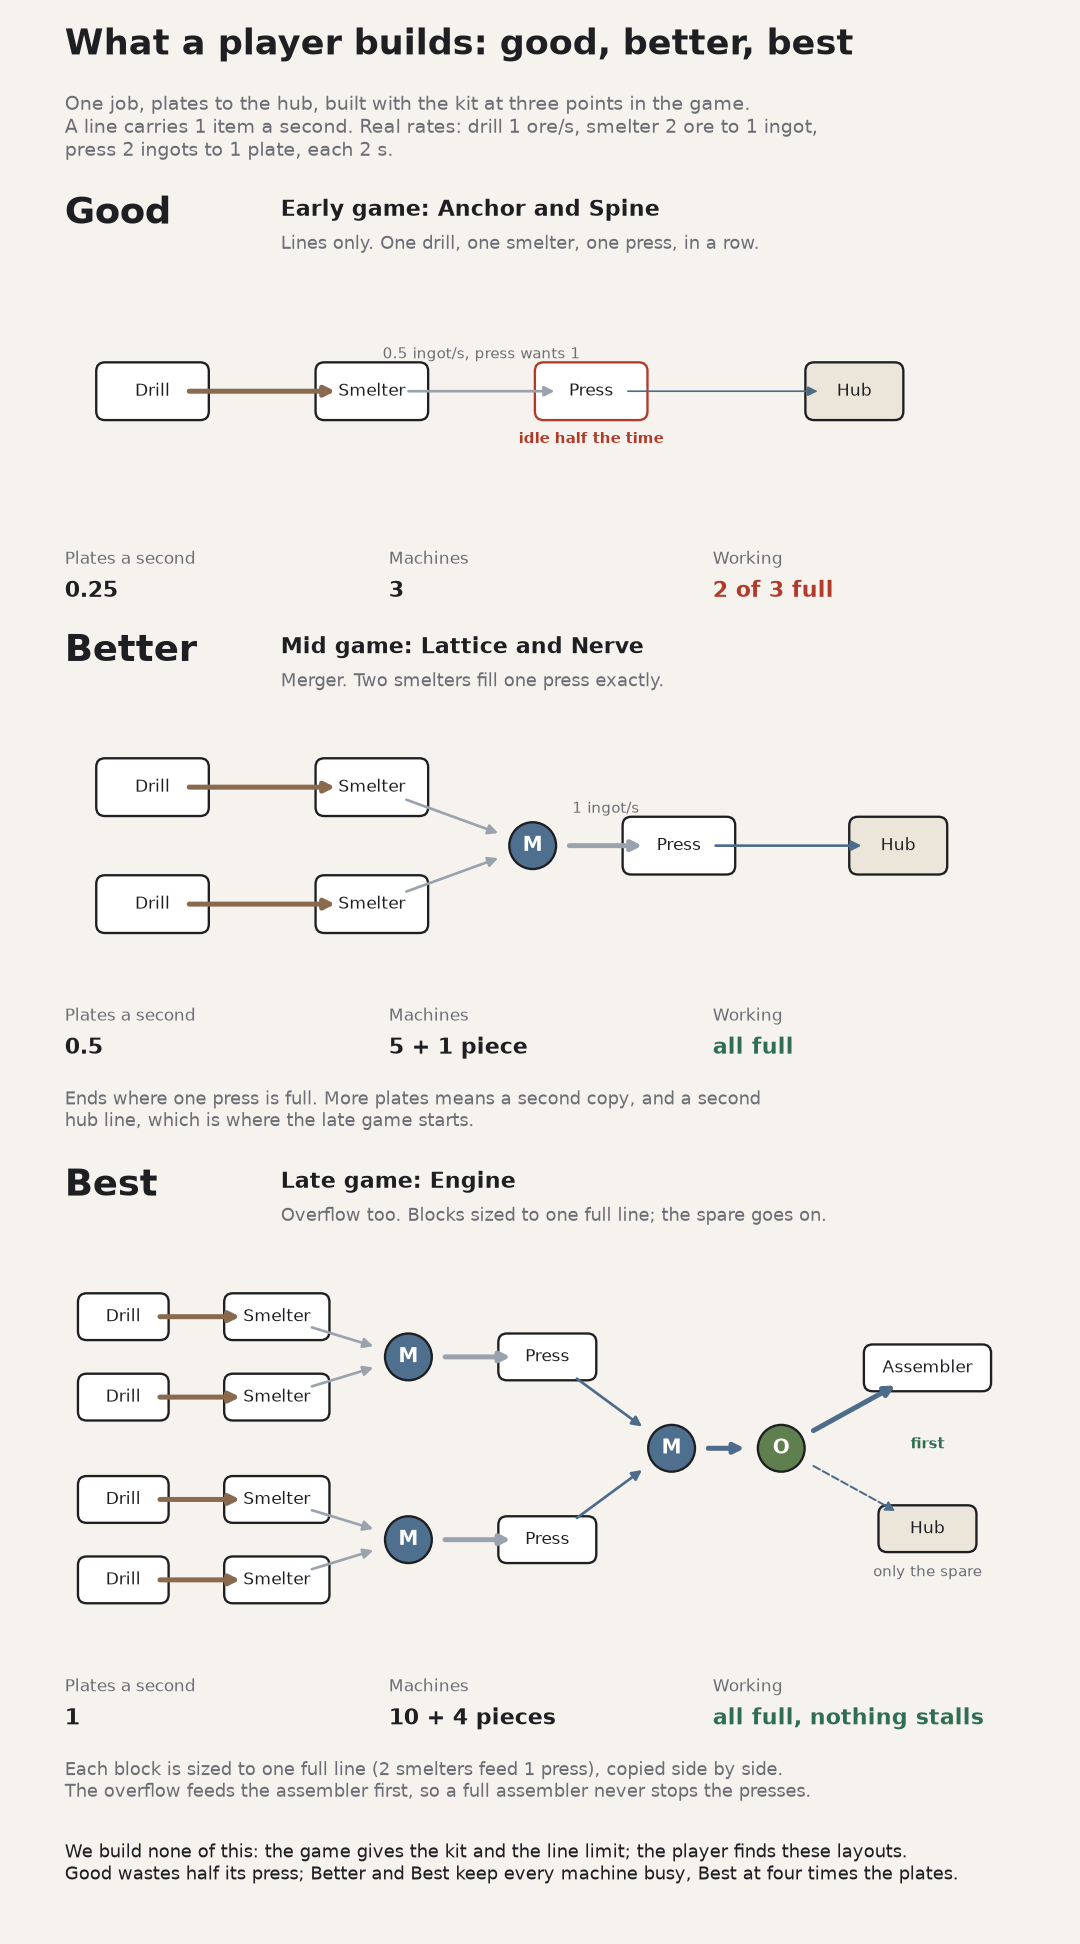

Recreate this plot in Python.
import sys
import matplotlib
matplotlib.use("Agg")
import matplotlib.pyplot as plt
from matplotlib.patches import FancyBboxPatch, Circle, FancyArrowPatch

# Decision 1, Engine efficiency: good / better / best as what a player builds early, mid and late
# game with kit C (Byron #19364905). Rates from src/game.js; a line carries 1 item a second.
# python3 docs/ux/1-builds.py docs/ux/1-builds.png
out = sys.argv[1]
ink, soft, ground, red, green = "#1d1f22", "#6b6f75", "#f6f3ee", "#b23a2a", "#2f6f4f"
MACH, HUB = "#ffffff", "#ece6da"
ORE, INGOT, PLATE = "#8a6a4f", "#9aa3ad", "#4d6b8a"

fig = plt.figure(figsize=(9, 16.2), dpi=120)
fig.patch.set_facecolor(ground)
fig.text(0.06, 0.972, "What a player builds: good, better, best", fontsize=21, weight="bold", color=ink)
fig.text(0.06, 0.952, "One job, plates to the hub, built with the kit at three points in the game.\n"
         "A line carries 1 item a second. Real rates: drill 1 ore/s, smelter 2 ore to 1 ingot,\n"
         "press 2 ingots to 1 plate, each 2 s.", fontsize=11.5, color=soft, va="top")


def machine(ax, x, y, label, w=1.5, h=0.75, fc=MACH, ec=ink, note=None, ncol=soft):
    ax.add_patch(FancyBboxPatch((x - w / 2, y - h / 2), w, h, boxstyle="round,pad=0.02,rounding_size=0.12", fc=fc, ec=ec, lw=1.4))
    ax.text(x, y, label, ha="center", va="center", fontsize=10, color=ink)
    if note:
        ax.text(x, y - h / 2 - 0.28, note, ha="center", va="center", fontsize=9, color=ncol, weight="bold")


def piece(ax, x, y, label, fc):
    ax.add_patch(Circle((x, y), 0.32, fc=fc, ec=ink, lw=1.4))
    ax.text(x, y, label, ha="center", va="center", fontsize=12, weight="bold", color="#ffffff")


def line(ax, a, b, col, lw=3.0, dashed=False):
    ax.add_patch(FancyArrowPatch(a, b, arrowstyle="-|>", mutation_scale=12, color=col, lw=lw,
                                 linestyle="--" if dashed else "-", shrinkA=22, shrinkB=22))


def area(top, h, ymax):
    ax = fig.add_axes([0.06, top - h, 0.88, h])
    ax.set_xlim(0, 13); ax.set_ylim(0, ymax); ax.axis("off"); ax.set_aspect("equal")
    return ax


def head(top, key, when, uses):
    fig.text(0.06, top, key, fontsize=22, weight="bold", color=ink)
    fig.text(0.26, top + 0.004, when, fontsize=13, color=ink, weight="bold")
    fig.text(0.26, top - 0.013, uses, fontsize=11, color=soft)


def facts(top, rows):
    for i, (k, v, col) in enumerate(rows):
        fig.text(0.06 + i * 0.30, top, k, fontsize=10, color=soft)
        fig.text(0.06 + i * 0.30, top - 0.017, v, fontsize=13, weight="bold", color=col)


# Good: early game (Anchor, Spine). Lines only, one per machine, straight chains.
t = 0.885
head(t, "Good", "Early game: Anchor and Spine", "Lines only. One drill, one smelter, one press, in a row.")
ax = area(t - 0.03, 0.12, 2.6)
machine(ax, 1.2, 1.4, "Drill")
machine(ax, 4.2, 1.4, "Smelter")
machine(ax, 7.2, 1.4, "Press", ec=red, note="idle half the time", ncol=red)
machine(ax, 10.8, 1.4, "Hub", w=1.3, fc=HUB)
line(ax, (1.2, 1.4), (4.2, 1.4), ORE, 3.0)
line(ax, (4.2, 1.4), (7.2, 1.4), INGOT, 1.6)
line(ax, (7.2, 1.4), (10.8, 1.4), PLATE, 1.0)
ax.text(5.7, 1.85, "0.5 ingot/s, press wants 1", ha="center", fontsize=9, color=soft)
facts(t - 0.175, [("Plates a second", "0.25", ink), ("Machines", "3", ink), ("Working", "2 of 3 full", red)])

# Better: mid game (Lattice, Nerve). A merger lets two smelters fill one press exactly.
t = 0.66
head(t, "Better", "Mid game: Lattice and Nerve", "Merger. Two smelters fill one press exactly.")
ax = area(t - 0.03, 0.13, 3.0)
for y in (2.3, 0.7):
    machine(ax, 1.2, y, "Drill")
    machine(ax, 4.2, y, "Smelter")
    line(ax, (1.2, y), (4.2, y), ORE, 3.0)
    line(ax, (4.2, y), (6.4, 1.5), INGOT, 1.6)
piece(ax, 6.4, 1.5, "M", "#4f6f8f")
machine(ax, 8.4, 1.5, "Press")
machine(ax, 11.4, 1.5, "Hub", w=1.3, fc=HUB)
line(ax, (6.4, 1.5), (8.4, 1.5), INGOT, 3.0)
line(ax, (8.4, 1.5), (11.4, 1.5), PLATE, 1.6)
ax.text(7.4, 1.95, "1 ingot/s", ha="center", fontsize=9, color=soft)
facts(t - 0.185, [("Plates a second", "0.5", ink), ("Machines", "5 + 1 piece", ink), ("Working", "all full", green)])
fig.text(0.06, t - 0.22, "Ends where one press is full. More plates means a second copy, and a second\n"
         "hub line, which is where the late game starts.", fontsize=10.5, color=soft, va="top")

# Best: late game (Engine). Blocks sized to the line, overflow gives priority, nothing stalls.
t = 0.385
head(t, "Best", "Late game: Engine", "Overflow too. Blocks sized to one full line; the spare goes on.")
ax = area(t - 0.03, 0.2, 4.6)
for i, y in enumerate([4.1, 3.0, 1.6, 0.5]):
    machine(ax, 0.8, y, "Drill", w=1.2, h=0.6)
    machine(ax, 2.9, y, "Smelter", w=1.4, h=0.6)
    line(ax, (0.8, y), (2.9, y), ORE, 3.0)
piece(ax, 4.7, 3.55, "M", "#4f6f8f")
piece(ax, 4.7, 1.05, "M", "#4f6f8f")
for y in (4.1, 3.0):
    line(ax, (2.9, y), (4.7, 3.55), INGOT, 1.6)
for y in (1.6, 0.5):
    line(ax, (2.9, y), (4.7, 1.05), INGOT, 1.6)
machine(ax, 6.6, 3.55, "Press", w=1.3, h=0.6)
machine(ax, 6.6, 1.05, "Press", w=1.3, h=0.6)
line(ax, (4.7, 3.55), (6.6, 3.55), INGOT, 3.0)
line(ax, (4.7, 1.05), (6.6, 1.05), INGOT, 3.0)
piece(ax, 8.3, 2.3, "M", "#4f6f8f")
line(ax, (6.6, 3.55), (8.3, 2.3), PLATE, 1.6)
line(ax, (6.6, 1.05), (8.3, 2.3), PLATE, 1.6)
piece(ax, 9.8, 2.3, "O", "#5f7f4f")
line(ax, (8.3, 2.3), (9.8, 2.3), PLATE, 3.0)
machine(ax, 11.8, 3.4, "Assembler", w=1.7, h=0.6)
machine(ax, 11.8, 1.2, "Hub", w=1.3, h=0.6, fc=HUB)
line(ax, (9.8, 2.3), (11.8, 3.4), PLATE, 3.0)
line(ax, (9.8, 2.3), (11.8, 1.2), PLATE, 1.2, dashed=True)
ax.text(11.8, 2.3, "first", ha="center", fontsize=9, color=green, weight="bold")
ax.text(11.8, 0.55, "only the spare", ha="center", fontsize=9, color=soft)
facts(t - 0.255, [("Plates a second", "1", ink), ("Machines", "10 + 4 pieces", ink), ("Working", "all full, nothing stalls", green)])
fig.text(0.06, t - 0.29, "Each block is sized to one full line (2 smelters feed 1 press), copied side by side.\n"
         "The overflow feeds the assembler first, so a full assembler never stops the presses.",
         fontsize=10.5, color=soft, va="top")

fig.text(0.06, 0.03, "We build none of this: the game gives the kit and the line limit; the player finds these layouts.\n"
         "Good wastes half its press; Better and Best keep every machine busy, Best at four times the plates.",
         fontsize=11, color=ink, va="bottom")
fig.savefig(out, facecolor=ground)
